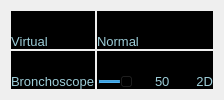
      <widget class="QFrame" name="frame_Viewports">
       <property name="sizePolicy">
        <sizepolicy hsizetype="Expanding" vsizetype="Expanding">
         <horstretch>0</horstretch>
         <verstretch>0</verstretch>
        </sizepolicy>
       </property>
       <property name="minimumSize">
        <size>
         <width>0</width>
         <height>0</height>
        </size>
       </property>
       <layout class="QGridLayout" name="gridLayout" rowstretch="0,0" columnstretch="0,0">
        <property name="spacing">
         <number>2</number>
        </property>
        <item row="0" column="0">
         <layout class="QVBoxLayout" name="verticalLayout_3D" stretch="20,1">
          <property name="spacing">
           <number>0</number>
          </property>
          <item>
           <widget class="QFrame" name="vtk_panel_3D_1">
            <property name="sizePolicy">
             <sizepolicy hsizetype="Preferred" vsizetype="Preferred">
              <horstretch>0</horstretch>
              <verstretch>0</verstretch>
             </sizepolicy>
            </property>
            <property name="minimumSize">
             <size>
              <width>0</width>
              <height>0</height>
             </size>
            </property>
            <property name="palette">
             <palette>
              <active>
               <colorrole role="WindowText">
                <brush brushstyle="SolidPattern">
                 <color alpha="255">
                  <red>255</red>
                  <green>255</green>
                  <blue>255</blue>
                 </color>
                </brush>
               </colorrole>
               <colorrole role="Button">
                <brush brushstyle="SolidPattern">
                 <color alpha="255">
                  <red>0</red>
                  <green>0</green>
                  <blue>0</blue>
                 </color>
                </brush>
               </colorrole>
               <colorrole role="Dark">
                <brush brushstyle="SolidPattern">
                 <color alpha="255">
                  <red>160</red>
                  <green>0</green>
                  <blue>160</blue>
                 </color>
                </brush>
               </colorrole>
               <colorrole role="Mid">
                <brush brushstyle="SolidPattern">
                 <color alpha="255">
                  <red>160</red>
                  <green>141</green>
                  <blue>0</blue>
                 </color>
                </brush>
               </colorrole>
               <colorrole role="Text">
                <brush brushstyle="SolidPattern">
                 <color alpha="255">
                  <red>255</red>
                  <green>255</green>
                  <blue>255</blue>
                 </color>
                </brush>
               </colorrole>
               <colorrole role="ButtonText">
                <brush brushstyle="SolidPattern">
                 <color alpha="255">
                  <red>255</red>
                  <green>255</green>
                  <blue>255</blue>
                 </color>
                </brush>
               </colorrole>
               <colorrole role="Base">
                <brush brushstyle="SolidPattern">
                 <color alpha="255">
                  <red>0</red>
                  <green>0</green>
                  <blue>0</blue>
                 </color>
                </brush>
               </colorrole>
               <colorrole role="Window">
                <brush brushstyle="SolidPattern">
                 <color alpha="255">
                  <red>0</red>
                  <green>0</green>
                  <blue>0</blue>
                 </color>
                </brush>
               </colorrole>
              </active>
              <inactive>
               <colorrole role="WindowText">
                <brush brushstyle="SolidPattern">
                 <color alpha="255">
                  <red>255</red>
                  <green>255</green>
                  <blue>255</blue>
                 </color>
                </brush>
               </colorrole>
               <colorrole role="Button">
                <brush brushstyle="SolidPattern">
                 <color alpha="255">
                  <red>0</red>
                  <green>0</green>
                  <blue>0</blue>
                 </color>
                </brush>
               </colorrole>
               <colorrole role="Dark">
                <brush brushstyle="SolidPattern">
                 <color alpha="255">
                  <red>160</red>
                  <green>0</green>
                  <blue>160</blue>
                 </color>
                </brush>
               </colorrole>
               <colorrole role="Mid">
                <brush brushstyle="SolidPattern">
                 <color alpha="255">
                  <red>160</red>
                  <green>141</green>
                  <blue>0</blue>
                 </color>
                </brush>
               </colorrole>
               <colorrole role="Text">
                <brush brushstyle="SolidPattern">
                 <color alpha="255">
                  <red>255</red>
                  <green>255</green>
                  <blue>255</blue>
                 </color>
                </brush>
               </colorrole>
               <colorrole role="ButtonText">
                <brush brushstyle="SolidPattern">
                 <color alpha="255">
                  <red>255</red>
                  <green>255</green>
                  <blue>255</blue>
                 </color>
                </brush>
               </colorrole>
               <colorrole role="Base">
                <brush brushstyle="SolidPattern">
                 <color alpha="255">
                  <red>0</red>
                  <green>0</green>
                  <blue>0</blue>
                 </color>
                </brush>
               </colorrole>
               <colorrole role="Window">
                <brush brushstyle="SolidPattern">
                 <color alpha="255">
                  <red>0</red>
                  <green>0</green>
                  <blue>0</blue>
                 </color>
                </brush>
               </colorrole>
              </inactive>
              <disabled>
               <colorrole role="WindowText">
                <brush brushstyle="SolidPattern">
                 <color alpha="255">
                  <red>160</red>
                  <green>0</green>
                  <blue>160</blue>
                 </color>
                </brush>
               </colorrole>
               <colorrole role="Button">
                <brush brushstyle="SolidPattern">
                 <color alpha="255">
                  <red>0</red>
                  <green>0</green>
                  <blue>0</blue>
                 </color>
                </brush>
               </colorrole>
               <colorrole role="Dark">
                <brush brushstyle="SolidPattern">
                 <color alpha="255">
                  <red>160</red>
                  <green>0</green>
                  <blue>160</blue>
                 </color>
                </brush>
               </colorrole>
               <colorrole role="Mid">
                <brush brushstyle="SolidPattern">
                 <color alpha="255">
                  <red>160</red>
                  <green>141</green>
                  <blue>0</blue>
                 </color>
                </brush>
               </colorrole>
               <colorrole role="Text">
                <brush brushstyle="SolidPattern">
                 <color alpha="255">
                  <red>160</red>
                  <green>0</green>
                  <blue>160</blue>
                 </color>
                </brush>
               </colorrole>
               <colorrole role="ButtonText">
                <brush brushstyle="SolidPattern">
                 <color alpha="255">
                  <red>160</red>
                  <green>0</green>
                  <blue>160</blue>
                 </color>
                </brush>
               </colorrole>
               <colorrole role="Base">
                <brush brushstyle="SolidPattern">
                 <color alpha="255">
                  <red>0</red>
                  <green>0</green>
                  <blue>0</blue>
                 </color>
                </brush>
               </colorrole>
               <colorrole role="Window">
                <brush brushstyle="SolidPattern">
                 <color alpha="255">
                  <red>0</red>
                  <green>0</green>
                  <blue>0</blue>
                 </color>
                </brush>
               </colorrole>
              </disabled>
             </palette>
            </property>
            <property name="font">
             <font>
              <kerning>false</kerning>
             </font>
            </property>
            <property name="autoFillBackground">
             <bool>false</bool>
            </property>
            <property name="styleSheet">
             <string notr="true">background-color: rgb(0, 0, 0);</string>
            </property>
            <property name="lineWidth">
             <number>0</number>
            </property>
           </widget>
          </item>
          <item>
           <widget class="QFrame" name="SubPanel_3D">
            <property name="enabled">
             <bool>true</bool>
            </property>
            <property name="sizePolicy">
             <sizepolicy hsizetype="Preferred" vsizetype="Preferred">
              <horstretch>0</horstretch>
              <verstretch>0</verstretch>
             </sizepolicy>
            </property>
            <property name="baseSize">
             <size>
              <width>0</width>
              <height>0</height>
             </size>
            </property>
            <property name="styleSheet">
             <string notr="true">background-color: rgb(0, 0, 0);</string>
            </property>
            <property name="frameShape">
             <enum>QFrame::NoFrame</enum>
            </property>
            <property name="frameShadow">
             <enum>QFrame::Raised</enum>
            </property>
            <layout class="QHBoxLayout" name="horizontalLayout_6">
             <property name="spacing">
              <number>0</number>
             </property>
             <property name="leftMargin">
              <number>0</number>
             </property>
             <property name="topMargin">
              <number>0</number>
             </property>
             <property name="rightMargin">
              <number>0</number>
             </property>
             <property name="bottomMargin">
              <number>0</number>
             </property>
             <item>
              <layout class="QHBoxLayout" name="horizontalLayout_5" stretch="2">
               <item>
                <widget class="QLabel" name="view1_desc">
                 <property name="sizePolicy">
                  <sizepolicy hsizetype="Preferred" vsizetype="Preferred">
                   <horstretch>0</horstretch>
                   <verstretch>0</verstretch>
                  </sizepolicy>
                 </property>
                 <property name="font">
                  <font>
                   <pointsize>10</pointsize>
                   <kerning>false</kerning>
                  </font>
                 </property>
                 <property name="styleSheet">
                  <string notr="true">color: rgb(157, 205, 216);</string>
                 </property>
                 <property name="text">
                  <string>Virtual</string>
                 </property>
                 <property name="alignment">
                  <set>Qt::AlignLeading|Qt::AlignLeft|Qt::AlignVCenter</set>
                 </property>
                </widget>
               </item>
              </layout>
             </item>
            </layout>
           </widget>
          </item>
         </layout>
        </item>
        <item row="1" column="0">
         <layout class="QVBoxLayout" name="verticalLayout_coronal" stretch="20,1">
          <property name="spacing">
           <number>0</number>
          </property>
          <item>
           <widget class="QFrame" name="vtk_panel_endoscope">
            <property name="sizePolicy">
             <sizepolicy hsizetype="Preferred" vsizetype="Preferred">
              <horstretch>0</horstretch>
              <verstretch>0</verstretch>
             </sizepolicy>
            </property>
            <property name="minimumSize">
             <size>
              <width>0</width>
              <height>0</height>
             </size>
            </property>
            <property name="font">
             <font>
              <kerning>false</kerning>
             </font>
            </property>
            <property name="styleSheet">
             <string notr="true">background-color: rgb(0, 0, 0);</string>
            </property>
            <property name="lineWidth">
             <number>0</number>
            </property>
            <layout class="QVBoxLayout" name="verticalLayout_10"/>
           </widget>
          </item>
          <item>
           <widget class="QFrame" name="SubPanel_endoscope">
            <property name="enabled">
             <bool>true</bool>
            </property>
            <property name="sizePolicy">
             <sizepolicy hsizetype="Preferred" vsizetype="Preferred">
              <horstretch>0</horstretch>
              <verstretch>0</verstretch>
             </sizepolicy>
            </property>
            <property name="baseSize">
             <size>
              <width>0</width>
              <height>0</height>
             </size>
            </property>
            <property name="styleSheet">
             <string notr="true">background-color: rgb(0, 0, 0);</string>
            </property>
            <property name="frameShape">
             <enum>QFrame::NoFrame</enum>
            </property>
            <property name="frameShadow">
             <enum>QFrame::Raised</enum>
            </property>
            <layout class="QHBoxLayout" name="horizontalLayout_8">
             <property name="spacing">
              <number>0</number>
             </property>
             <property name="leftMargin">
              <number>0</number>
             </property>
             <property name="topMargin">
              <number>0</number>
             </property>
             <property name="rightMargin">
              <number>0</number>
             </property>
             <property name="bottomMargin">
              <number>0</number>
             </property>
             <item>
              <layout class="QHBoxLayout" name="horizontalLayout_4" stretch="2">
               <item>
                <widget class="QLabel" name="view3_desc">
                 <property name="sizePolicy">
                  <sizepolicy hsizetype="Preferred" vsizetype="Preferred">
                   <horstretch>0</horstretch>
                   <verstretch>0</verstretch>
                  </sizepolicy>
                 </property>
                 <property name="font">
                  <font>
                   <pointsize>10</pointsize>
                   <kerning>false</kerning>
                  </font>
                 </property>
                 <property name="styleSheet">
                  <string notr="true">color: rgb(157, 205, 216);</string>
                 </property>
                 <property name="text">
                  <string>Bronchoscope</string>
                 </property>
                </widget>
               </item>
              </layout>
             </item>
            </layout>
           </widget>
          </item>
         </layout>
        </item>
        <item row="1" column="1">
         <layout class="QVBoxLayout" name="verticalLayout_sagittal" stretch="20,1">
          <property name="spacing">
           <number>0</number>
          </property>
          <item>
           <widget class="QFrame" name="vtk_panel_2D">
            <property name="sizePolicy">
             <sizepolicy hsizetype="Preferred" vsizetype="Preferred">
              <horstretch>0</horstretch>
              <verstretch>0</verstretch>
             </sizepolicy>
            </property>
            <property name="minimumSize">
             <size>
              <width>0</width>
              <height>0</height>
             </size>
            </property>
            <property name="font">
             <font>
              <kerning>false</kerning>
             </font>
            </property>
            <property name="styleSheet">
             <string notr="true">background-color: rgb(0, 0, 0);</string>
            </property>
            <property name="lineWidth">
             <number>0</number>
            </property>
           </widget>
          </item>
          <item>
           <widget class="QFrame" name="SubPanel_2D">
            <property name="enabled">
             <bool>true</bool>
            </property>
            <property name="sizePolicy">
             <sizepolicy hsizetype="Preferred" vsizetype="Preferred">
              <horstretch>0</horstretch>
              <verstretch>0</verstretch>
             </sizepolicy>
            </property>
            <property name="baseSize">
             <size>
              <width>0</width>
              <height>0</height>
             </size>
            </property>
            <property name="styleSheet">
             <string notr="true">background-color: rgb(0, 0, 0);</string>
            </property>
            <property name="frameShape">
             <enum>QFrame::NoFrame</enum>
            </property>
            <property name="frameShadow">
             <enum>QFrame::Raised</enum>
            </property>
            <layout class="QHBoxLayout" name="horizontalLayout_9">
             <property name="spacing">
              <number>0</number>
             </property>
             <property name="leftMargin">
              <number>0</number>
             </property>
             <property name="topMargin">
              <number>0</number>
             </property>
             <property name="rightMargin">
              <number>0</number>
             </property>
             <property name="bottomMargin">
              <number>0</number>
             </property>
             <item>
              <layout class="QHBoxLayout" name="horizontalLayout_3" stretch="3,2,1">
               <item>
                <widget class="QSlider" name="Slider_2D">
                 <property name="autoFillBackground">
                  <bool>false</bool>
                 </property>
                 <property name="styleSheet">
                  <string notr="true"/>
                 </property>
                 <property name="value">
                  <number>50</number>
                 </property>
                 <property name="orientation">
                  <enum>Qt::Horizontal</enum>
                 </property>
                </widget>
               </item>
               <item>
                <widget class="QLabel" name="sliceNum_sagittal">
                 <property name="sizePolicy">
                  <sizepolicy hsizetype="Preferred" vsizetype="Preferred">
                   <horstretch>0</horstretch>
                   <verstretch>0</verstretch>
                  </sizepolicy>
                 </property>
                 <property name="font">
                  <font>
                   <pointsize>10</pointsize>
                   <kerning>false</kerning>
                  </font>
                 </property>
                 <property name="styleSheet">
                  <string notr="true">color: rgb(157, 205, 216);</string>
                 </property>
                 <property name="text">
                  <string>50</string>
                 </property>
                </widget>
               </item>
               <item>
                <widget class="QLabel" name="view4_title">
                 <property name="sizePolicy">
                  <sizepolicy hsizetype="Preferred" vsizetype="Preferred">
                   <horstretch>0</horstretch>
                   <verstretch>0</verstretch>
                  </sizepolicy>
                 </property>
                 <property name="font">
                  <font>
                   <pointsize>10</pointsize>
                   <kerning>false</kerning>
                  </font>
                 </property>
                 <property name="styleSheet">
                  <string notr="true">color: rgb(157, 205, 216);</string>
                 </property>
                 <property name="text">
                  <string>2D</string>
                 </property>
                 <property name="alignment">
                  <set>Qt::AlignRight|Qt::AlignTrailing|Qt::AlignVCenter</set>
                 </property>
                </widget>
               </item>
              </layout>
             </item>
            </layout>
           </widget>
          </item>
         </layout>
        </item>
        <item row="0" column="1">
         <layout class="QVBoxLayout" name="verticalLayout_axial" stretch="20,1">
          <property name="spacing">
           <number>0</number>
          </property>
          <item>
           <widget class="QFrame" name="vtk_panel_3D_2">
            <property name="sizePolicy">
             <sizepolicy hsizetype="Preferred" vsizetype="Preferred">
              <horstretch>0</horstretch>
              <verstretch>0</verstretch>
             </sizepolicy>
            </property>
            <property name="minimumSize">
             <size>
              <width>0</width>
              <height>0</height>
             </size>
            </property>
            <property name="font">
             <font>
              <kerning>false</kerning>
             </font>
            </property>
            <property name="styleSheet">
             <string notr="true">background-color: rgb(0, 0, 0);</string>
            </property>
            <property name="lineWidth">
             <number>0</number>
            </property>
           </widget>
          </item>
          <item>
           <widget class="QFrame" name="SubPanel_3D_2">
            <property name="enabled">
             <bool>true</bool>
            </property>
            <property name="sizePolicy">
             <sizepolicy hsizetype="Preferred" vsizetype="Preferred">
              <horstretch>0</horstretch>
              <verstretch>0</verstretch>
             </sizepolicy>
            </property>
            <property name="baseSize">
             <size>
              <width>0</width>
              <height>0</height>
             </size>
            </property>
            <property name="autoFillBackground">
             <bool>false</bool>
            </property>
            <property name="styleSheet">
             <string notr="true">background-color: rgb(0, 0, 0);</string>
            </property>
            <property name="frameShape">
             <enum>QFrame::NoFrame</enum>
            </property>
            <property name="frameShadow">
             <enum>QFrame::Raised</enum>
            </property>
            <layout class="QHBoxLayout" name="horizontalLayout_7">
             <property name="spacing">
              <number>0</number>
             </property>
             <property name="leftMargin">
              <number>0</number>
             </property>
             <property name="topMargin">
              <number>0</number>
             </property>
             <property name="rightMargin">
              <number>0</number>
             </property>
             <property name="bottomMargin">
              <number>0</number>
             </property>
             <item>
              <layout class="QHBoxLayout" name="horizontalLayout_2" stretch="2">
               <property name="spacing">
                <number>6</number>
               </property>
               <property name="sizeConstraint">
                <enum>QLayout::SetDefaultConstraint</enum>
               </property>
               <item>
                <widget class="QLabel" name="view2_desc">
                 <property name="sizePolicy">
                  <sizepolicy hsizetype="Preferred" vsizetype="Preferred">
                   <horstretch>0</horstretch>
                   <verstretch>0</verstretch>
                  </sizepolicy>
                 </property>
                 <property name="font">
                  <font>
                   <pointsize>10</pointsize>
                   <kerning>false</kerning>
                  </font>
                 </property>
                 <property name="styleSheet">
                  <string notr="true">color: rgb(157, 205, 216);</string>
                 </property>
                 <property name="text">
                  <string>Normal</string>
                 </property>
                </widget>
               </item>
              </layout>
             </item>
            </layout>
           </widget>
          </item>
         </layout>
        </item>
       </layout>
      </widget>
